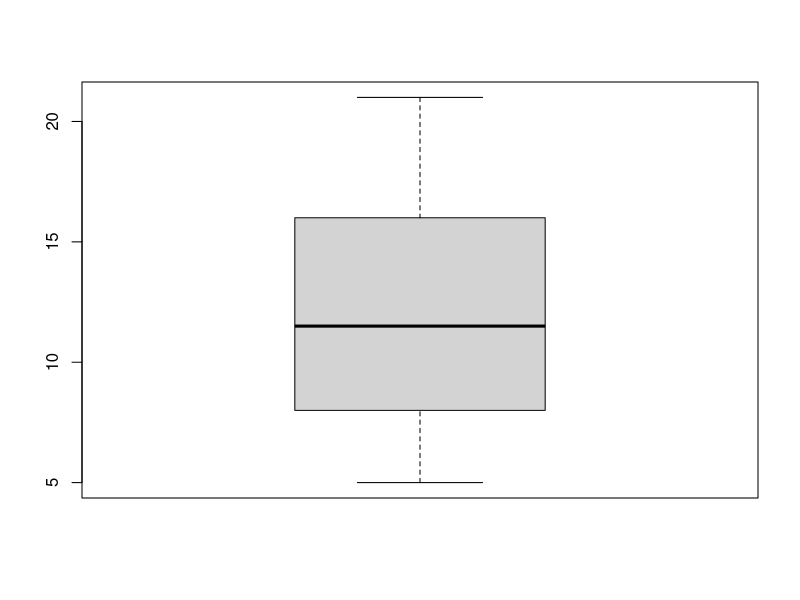
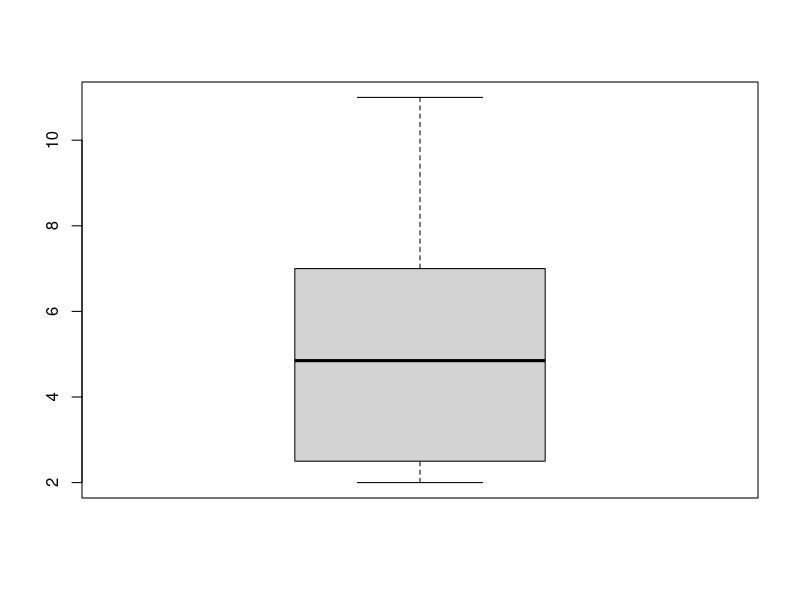
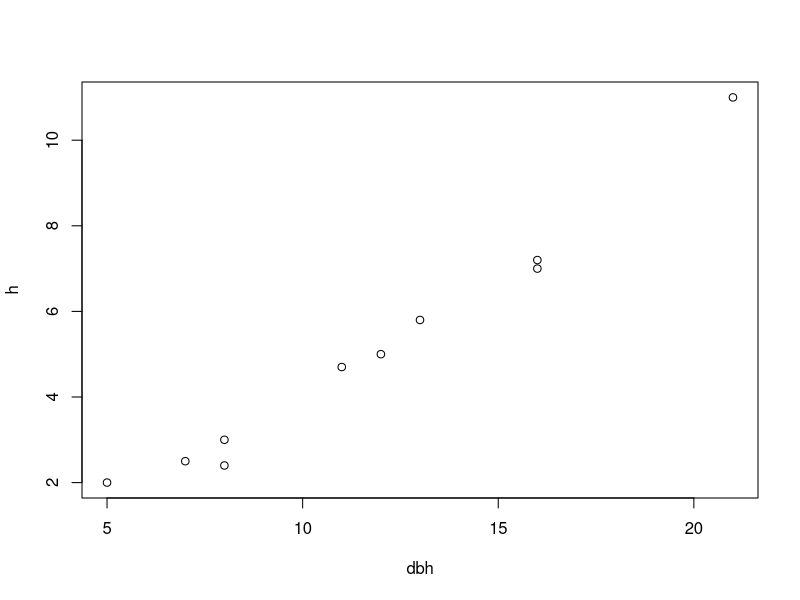
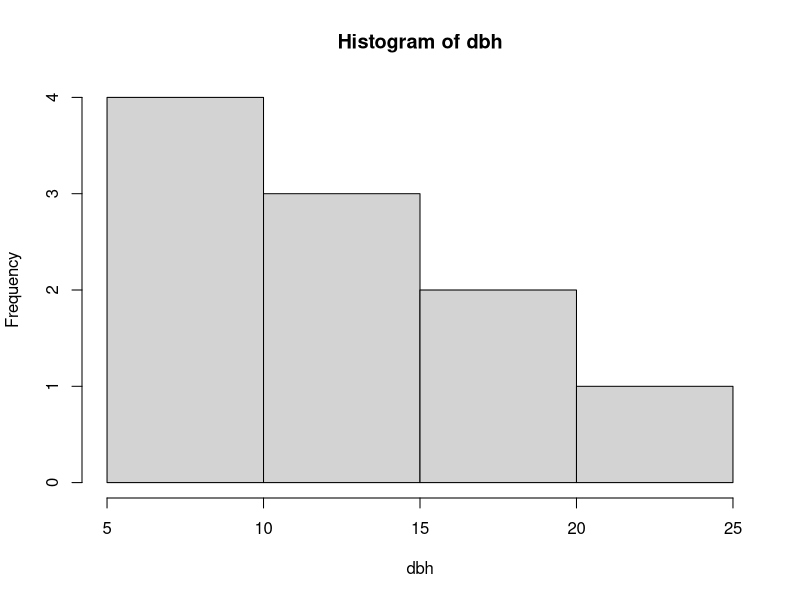
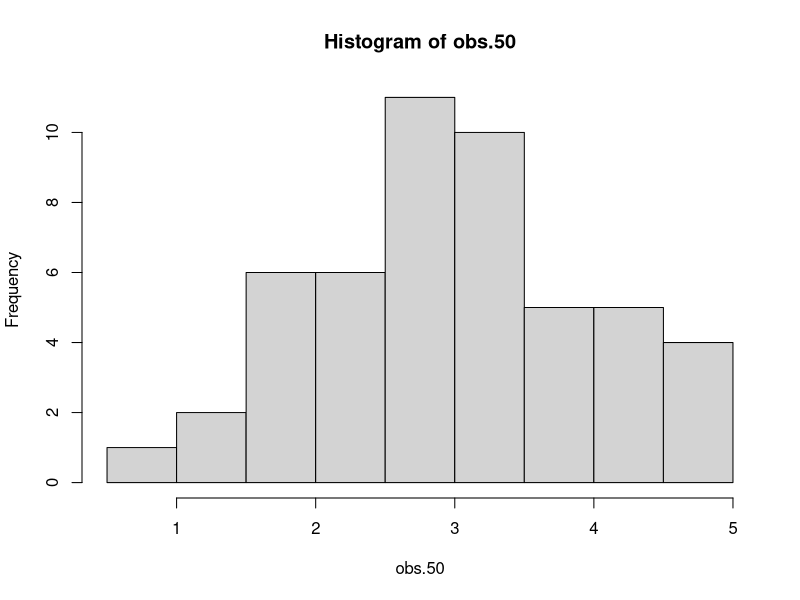
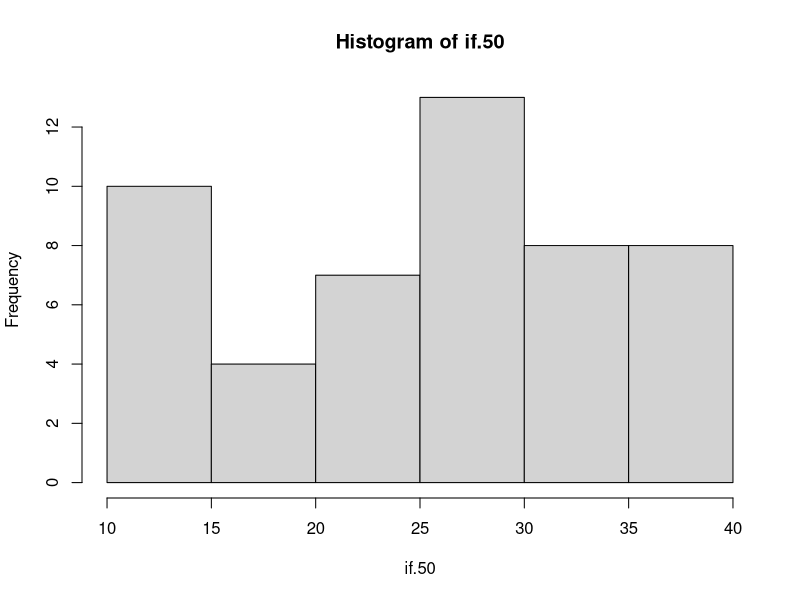
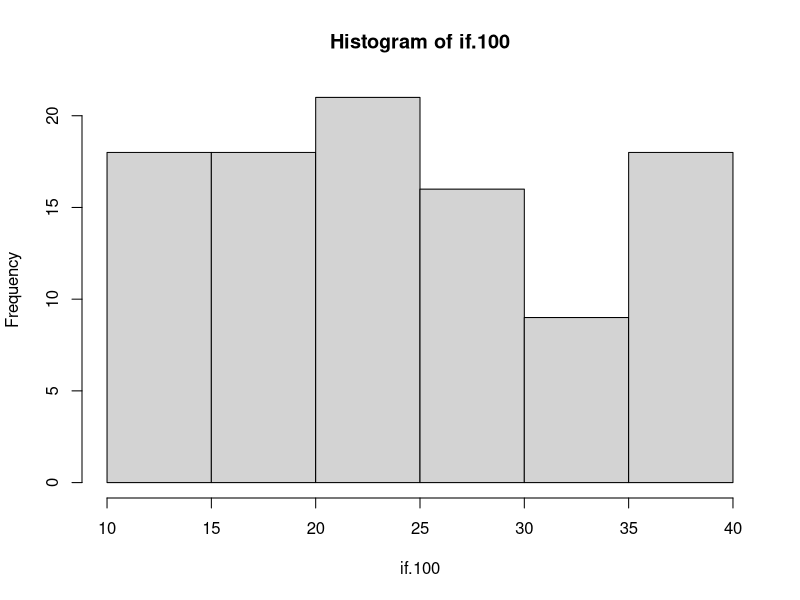
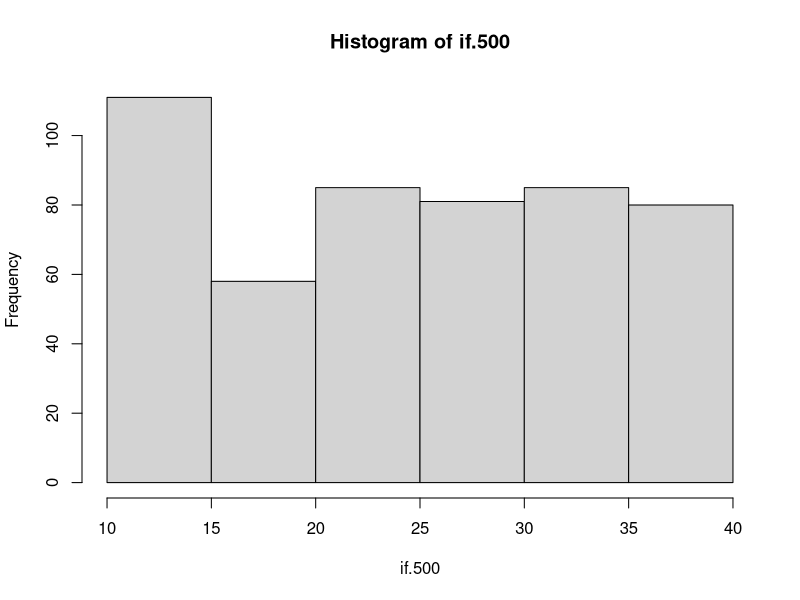

Generate these figures, in order, with R:
#Alumno: Luis Miguel Toribio Ferrer
#Fecha: 09/02/2022
#sesion01: Estadisticas descriptivas


# primera sesion  ---------------------------------------------------------

dbh <- 15
h <- 8

#multiplicaciones 

dbh*h

dbh^2

log(dbh)

dbh <- c(12, 8, 7, 5, 11, 13, 16, 21, 8, 16)


dbh*h

h <- c(5, 3, 2.5, 2, 4.7, 5.8, 7, 11, 2.4, 7.2)

dbh*h

# Graficas ----------------------------------------------------------------


#boxplot 

boxplot(dbh)

boxplot(h)

plot(dbh, h)

hist(dbh)


set.seed(13)
obs.50 <- rnorm(50, mean =3)
obs.50
hist(obs.50)

set.seed(13)
if.50 <- runif(50, min=10, max=40)
hist(if.50)



if.100 <- runif(100, min=10, max=40)
hist(if.100)


if.500 <- runif(500, min=10, max=40)
hist(if.500)

if.1000 <- runif(1000, min=10, max=40)
hist(if.1000)

stem(if.50)
hist(if.50)


# Restricciones -----------------------------------------------------------

#Trabajar con datos del objeto if. 50

mean(if.50)
fivenum(if.50)
boxplot(if.50)

#igual a ==
#diferente a !=
#igual o mayor >=
#igual o menor <=
#mayor que >
#menor que <

if.50 <= median(if.50)

#subset es igual a un subconjunto de datos

dbh.50 <- subset(if.50, if.50<= median(if.50))

dbh.up50 <- subset(if.50, if.50 >= median(if.50))

dbh.up30 <- subset(if.50, if.50> 30)
dbh.up30

mean(dbh.up30)
sd(dbh.up30)

# Importar datos ----------------------------------------------------------

#funcion read.csv


fert <- read.csv("vivero.csv", header= TRUE)

#ingresarlos como factor

#direccion de los ejes de la graficas =las

fert$Tratamiento <- as.factor(fert$Tratamiento)


boxplot(fert$IE ~ fert$Tratamiento,
        xlab= "Tratamientos",
        ylab= "Indice de Esbeltez",
        col= "red",
        main= "vivero bosque escuela",
        las= 1,
        ylim= c(0.4, 1.4))  
